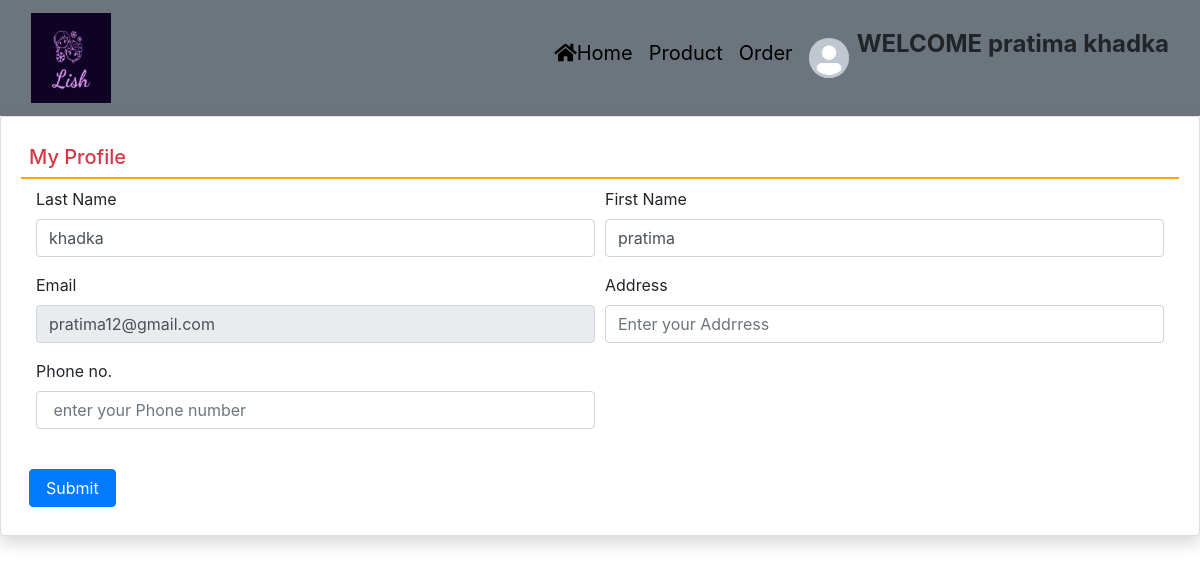
/userprofile (signed in), run on the app's committed database.
### lishapp/models.py (models this page shows, shortened)
class UserProfile(models.Model):
    user = models.ForeignKey(User,on_delete=models.CASCADE,null=False,blank=False,default=False)
    phoneno=models.CharField(max_length=10,null=False,blank=False,unique=True)
    address=models.CharField(max_length=100,null=False,blank=False)

### lishapp/views.py (the view, shortened to what this page needs)
# urls.py: path('userprofile',views.userprofile,name="userprofile"),
def userprofile(request):
    data = UserProfile.objects.get(user = request.user)
    return render(request, 'profile.html', locals())

### lishapp/templates/profile.html (shortened to what this page needs)
{% load static %}
<html>
<head>
</head>
<body>
{% include 'navigation.html' %}
<div class="card shadow">
    <div class="card-body">
        <h5 class="p-2 text-danger" style="border-bottom: 2px solid orange;">My Profile</h5>
        <div class="container-fluid">
            <form action="" method="post" enctype="multipart/form-data">
                 <div class="form-row">
        <div class="col-sm-6">
            <div class="form-group">
                <label>Last Name</label>
                <input type="text" name="lname" placeholder="Enter Last Name"  class="form-control"  pattern="[A-Za-z]+" value="{{data.user.last_name}}">
            </div>
            </div>
                    <div class="col-sm-6">
                        <div class="form-group">
                            <label>First Name</label>
                            <input type="text" name="fname" placeholder="Enter First Name"
                             class="form-control"  pattern="[A-Za-z]+" value="{{data.user.first_name}}">
                        </div>
                    </div>
                   <div class="col-sm-6">
                        <div class="form-group">
                            <label>Email</label>
                            <input type="text" name="email" readonly placeholder="Enter your email"
                             required class="form-control"  value="{{data.user.email}}">
                        </div>
                    </div>
                    <div class="col-sm-6">
                         <div class="form-group">
                            <label>Address</label>
                            <input type="text" name="address" required  class="form-control" value="{{data.user.address}}" placeholder="Enter your Addrress">
                        </div>
                    </div>
                     <div class="col-sm-6">
                         <div class="form-group">
                            <label>Phone no.</label>
                            <input type="number" name="phone_no" required class="form-control" value="{{data.user.phone_no}}" placeholder=" enter your Phone number">
                        </div>
                    </div>
                    </div>
                     </div>
                <input type="submit" value="Submit" class="m-2 px-3 btn btn-primary">
        </div>
    </div>
</body>

### lishapp/templates/navigation.html (shortened to what this page needs)
{% load static %}
<link rel="stylesheet" href="https://stackpath.bootstrapcdn.com/bootstrap/4.1.3/css/bootstrap.min.css"
>
<link rel="stylesheet" href="https://use.fontawesome.com/releases/v5.2.0/css/all.css"
>
<link rel="stylesheet" href="https://cdnjs.cloudflare.com/ajax/libs/animate.css/3.7.2/animate.min.css">
<link rel="stylesheet" href="{% static 'css/mystyle.css' %}">
 <nav class="navbar navbar-expand-sm bg-secondary navbar-dark">
  <div class="container-fluid">
    <a class="navbar-brand" href="#">
      <img src="{% static 'logo.jpg' %}"  width="80" height="90"></a>
    <div class="collapse navbar-collapse" id="navbarSupportedContent">
      <ul class="navbar-nav pl-5 custom-nav ml-auto">
        <li class="nav-item">
          <a class="nav-link active" href="/index/">
          <i class="fas fa-home"></i>Home{{is_authenticated}}</a></i>
        </li>
        <li clas="nav-item">
        <a class="nav-link active" href="/user-product/0/">
        Product {% if not request.user.is_authenticated %}</a></li>
         <li class="nav-item">
          <a class="nav-link active" aria-current="page" href="/about/">About Us</a>
        </li>
         <li class="nav-item">
          <a class="nav-link active" aria-current="page" href="/userregis/"> Sign up</a>
        </li>
         <li class="nav-item">
          <a class="nav-link active" aria-current="page" href="/ulogin/">Sign in</a>
        </li>
         <li class="nav-item">
          <a class="nav-link active" aria-current="page" href="/adminlog/">Admin Login</a>
        </li>
          {% else %}
        <li class="nav-item"><a class="nav-link" href="/order/">Order</a>
        </li>
                <li class="nav-item dropdown">
                    <a class="nav-link " href="#" id="navbarDropdown" role="button" data-toggle="dropdown"
                       aria-haspopup="true" aria-expanded="false">
                        <img src="{% static 'img/ua.png' %}"
                             style="width:40px;height:40px;border-radius:50%"/>
                    </a>
        </li>
         <h4><strong>WELCOME {{user.first_name}} {{user.last_name}}</strong></h4>
        </ul>
         </div>
      {% endif %}
  </div>
</nav>

### lishapp/static/css/mystyle.css (style rules this page uses)
.navbar-brand { font-family: 'Monotype Corsiva'; font-size: 35px; font-weight: bold; }
.nav-link,.dropdown-item { color: black !important; font-size : 20px }
html { scroll-behavior:smooth; }

### data on the page
UserProfile: lname "khadka", fname "pratima", email "pratima12@gmail.com"

### other printed values
{{ user.first_name }} "pratima"
{{ user.last_name }} "khadka"
